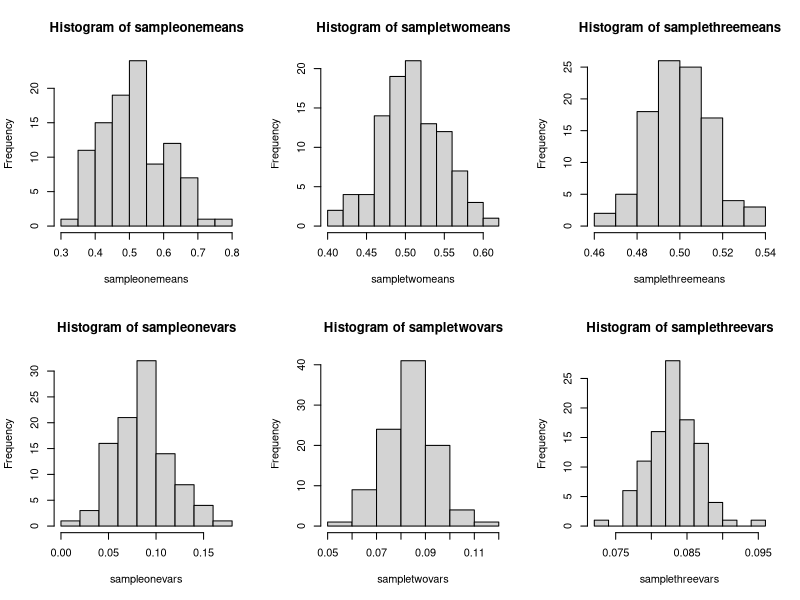
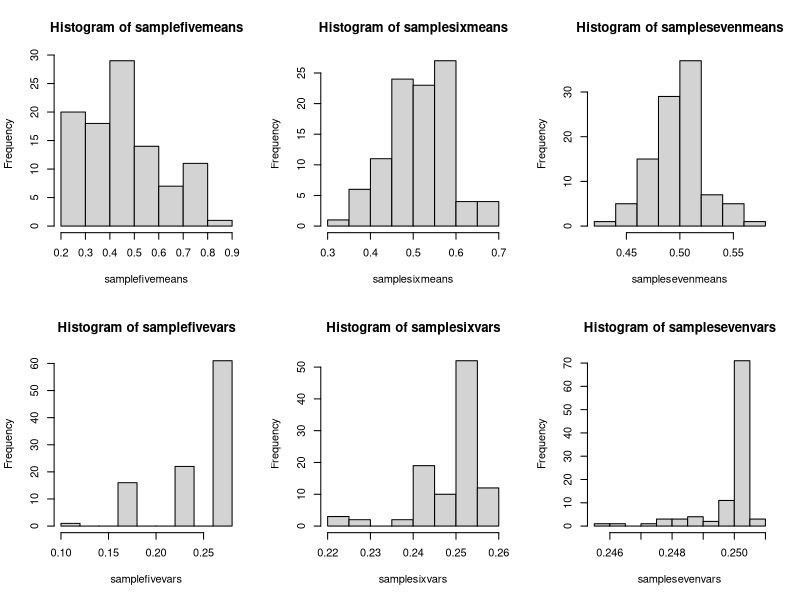
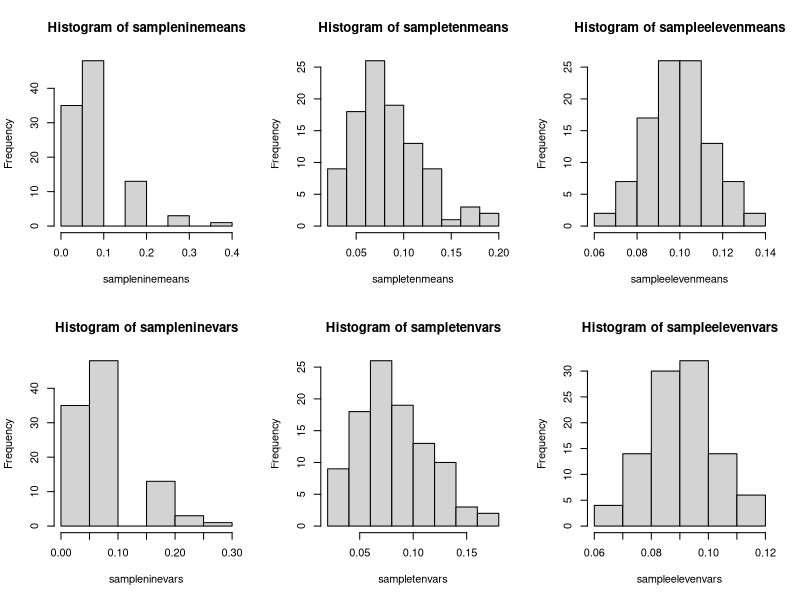

These charts were generated, in order, by the following R code:
# R Lesson 7 - Sampling and Sampling Distributions

# Question 1
# Create uniform distribution over (0,1)
# Draw 100 samples of size 10, 50, 500 calculate the means & var/std dev, plot via hist
sampleonemeans = c()
sampleonevars = c()
for (i in 1:100) {
  unif <- runif(10,0,1)
  sampleonemeans <- append(sampleonemeans,mean(unif))
  sampleonevars <- append(sampleonevars,var(unif))
  }
# Repeat with sample size of 50
sampletwomeans = c()
sampletwovars = c()
for (i in 1:100) {
  unif <- runif(50,0,1)
  sampletwomeans <- append(sampletwomeans,mean(unif))
  sampletwovars <- append(sampletwovars,var(unif))
}
# Repeat with sample size of 500
samplethreemeans = c()
samplethreevars = c()
for (i in 1:100) {
  unif <- runif(500,0,1)
  samplethreemeans <- append(samplethreemeans,mean(unif))
  samplethreevars <- append(samplethreevars,var(unif))
}
# Plot
par(mfrow=c(2,3))
hist(sampleonemeans)
hist(sampletwomeans)
hist(samplethreemeans)
hist(sampleonevars)
hist(sampletwovars)
hist(samplethreevars)

# Question 2
# Find quantiles of sampletwomeans and sampletwovars
# Create a normal distribution with domain(0,1) with mean & std dev = uniform distribution as samplefour
# Find quantiles of new means/vars
# Create samplefourmeans and samplefourvars
samplefourmeans = c()
samplefourvars = c()
for (i in 1:100) {
  norm <- rnorm(50, (1 - 0 ) / 2, (1 - 0) / sqrt(12))
  samplefourmeans <- append(samplefourmeans,mean(norm))
  samplefourvars <- append(samplefourvars, var(norm))
}
# Compare the two sets of quartiles
quantile(sampletwomeans)
quantile(sampletwovars)
quantile(samplefourmeans)
quantile(samplefourvars)

# Question 3
# Draw 100 samples of size 10 for binom dist with p = 0.5, create vector of means and var
samplefivemeans = c()
samplefivevars = c()
for (i in 1:100) {
  binom <- rbinom(10,1,0.5)
  samplefivemeans <- append(samplefivemeans,mean(binom))
  samplefivevars <- append(samplefivevars,var(binom))
}
# Draw size with size 50, create vector of means and var
samplesixmeans = c()
samplesixvars = c()
for (i in 1:100) {
  binom <- rbinom(50,1,0.5)
  samplesixmeans <- append(samplesixmeans,mean(binom))
  samplesixvars <- append(samplesixvars,var(binom))
}
# Draw with size 500, create vector of means and var
samplesevenmeans = c()
samplesevenvars = c()
for (i in 1:100) {
  binom <- rbinom(500,1,0.5)
  samplesevenmeans <- append(samplesevenmeans,mean(binom))
  samplesevenvars <- append(samplesevenvars,var(binom))
}
# Create hist and compare
par(mfrow=c(2,3))
hist(samplefivemeans)
hist(samplesixmeans)
hist(samplesevenmeans)
hist(samplefivevars)
hist(samplesixvars)
hist(samplesevenvars)

# Question 4
# Find quantiles of sample six means and vars
# Create normal distribution with true mean and vars of binom with same properties, collect means and vars
sampleeightmeans = c()
sampleeightvars = c()
for (i in 1:100){
  norm <- rnorm(50, 0.5, sqrt(0.25))
  sampleeightmeans <- append(sampleeightmeans, mean(norm))
  sampleeightvars <- append(sampleeightvars, var(norm))
}
# Compare quantiles
quantile(samplesixmeans)
quantile(samplesixvars)
quantile(sampleeightmeans)
quantile(sampleeightvars)


# Question 5
# Draw 100 samples of size 10 for binom dist with p = 0.1, create vector of means and var
sampleninemeans = c()
sampleninevars = c()
for (i in 1:100) {
  binom <- rbinom(10,1,0.1)
  sampleninemeans <- append(sampleninemeans,mean(binom))
  sampleninevars <- append(sampleninevars,var(binom))
}
# Draw size with size 50, create vector of means and var
sampletenmeans = c()
sampletenvars = c()
for (i in 1:100) {
  binom <- rbinom(50,1,0.1)
  sampletenmeans <- append(sampletenmeans,mean(binom))
  sampletenvars <- append(sampletenvars,var(binom))
}
# Draw with size 500, create vector of means and var
sampleelevenmeans = c()
sampleelevenvars = c()
for (i in 1:100) {
  binom <- rbinom(500,1,0.1)
  sampleelevenmeans <- append(sampleelevenmeans,mean(binom))
  sampleelevenvars <- append(sampleelevenvars,var(binom))
}
# Compare via hist
# Create hist and compare
par(mfrow=c(2,3))
hist(sampleninemeans)
hist(sampletenmeans)
hist(sampleelevenmeans)
hist(sampleninevars)
hist(sampletenvars)
hist(sampleelevenvars)

# Question 6
# Find quantiles of sample ten means and vars
# Create normal distribution with true mean and vars of binom with same properties, collect means and vars
sampletwelvemeans = c()
sampletwelvevars = c()
for (i in 1:100){
  norm <- rnorm(50, 0.1, sqrt(0.09))
  sampletwelvemeans <- append(sampletwelvemeans, mean(norm))
  sampletwelvevars <- append(sampletwelvevars, var(norm))
}
# Compare quantiles
quantile(sampletenmeans)
quantile(sampletenvars)
quantile(sampletwelvemeans)
quantile(sampletwelvevars)